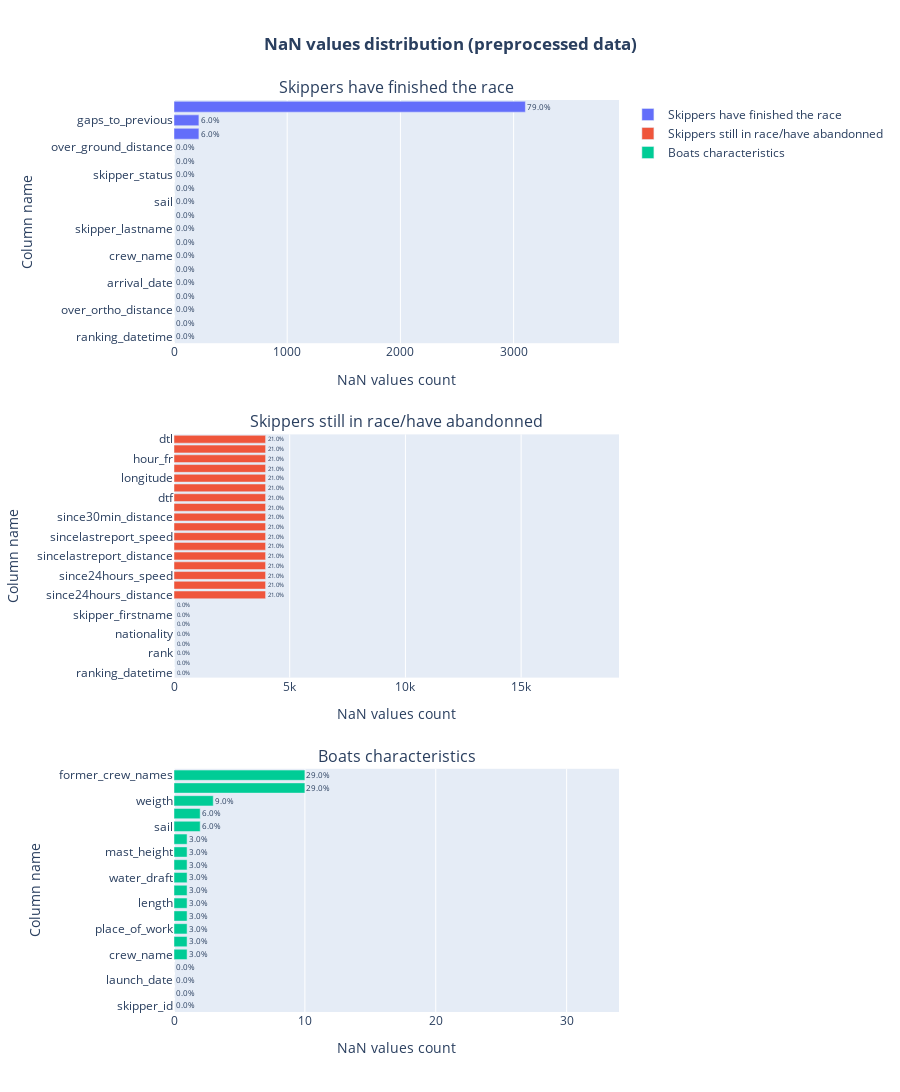

Notebook code for this chart:
### Markdown cell above
##### Une première analyse consiste à visualiser les données manquantes dans chaque dataframe

### Code cell
subtitles = ['Skippers have finished the race', 'Skippers still in race/have abandonned', 'Boats characteristics']
subplot_NaN_values(df_skippers_not_in_race, df_skippers_in_race, df_boats_characteristics, subtitles=subtitles, data_type='preprocessed')

### Figure 1 — Plotly figure (JSON) as saved in the notebook; plotly's stock layout.template omitted (floating-point values rounded to 4 significant figures)
{"data": [{"cliponaxis": false, "customdata": ["0.0%", "0.0%", "0.0%", "0.0%", "0.0%", "0.0%", "0.0%", "0.0%", "0.0%", "0.0%", "0.0%", "0.0%", "0.0%", "0.0%", "0.0%", "6.0%", "6.0%", "79.0%"], "hovertemplate": "<b>%{y}</b><br>Count: %{x}/3931<br>Percentage: %{customdata}", "name": "Skippers have finished the race", "orientation": "h", "text": ["0.0%", "0.0%", "0.0%", "0.0%", "0.0%", "0.0%", "0.0%", "0.0%", "0.0%", "0.0%", "0.0%", "0.0%", "0.0%", "0.0%", "0.0%", "6.0%", "6.0%", "79.0%"], "textangle": 0, "textfont": {"size": 20}, "textposition": "outside", "type": "bar", "x": [0, 0, 0, 0, 0, 0, 0, 0, 0, 0, 0, 0, 0, 0, 0, 220, 220, 3104], "xaxis": "x", "y": ["ranking_datetime", "play", "over_ortho_distance", "over_ortho_speed", "arrival_date", "over_ground_speed", "crew_name", "race_time", "skipper_lastname", "nationality", "sail", "rank", "skipper_status", "skipper_firstname", "over_ground_distance", "gaps_to_first", "gaps_to_previous", "race_time_gap"], "yaxis": "y"}, {"cliponaxis": false, "customdata": ["0.0%", "0.0%", "0.0%", "0.0%", "0.0%", "0.0%", "0.0%", "0.0%", "21.0%", "21.0%", "21.0%", "21.0%", "21.0%", "21.0%", "21.0%", "21.0%", "21.0%", "21.0%", "21.0%", "21.0%", "21.0%", "21.0%", "21.0%", "21.0%", "21.0%"], "hovertemplate": "<b>%{y}</b><br>Count: %{x}/19230<br>Percentage: %{customdata}", "name": "Skippers still in race/have abandonned", "orientation": "h", "text": ["0.0%", "0.0%", "0.0%", "0.0%", "0.0%", "0.0%", "0.0%", "0.0%", "21.0%", "21.0%", "21.0%", "21.0%", "21.0%", "21.0%", "21.0%", "21.0%", "21.0%", "21.0%", "21.0%", "21.0%", "21.0%", "21.0%", "21.0%", "21.0%", "21.0%"], "textangle": 0, "textfont": {"size": 20}, "textposition": "outside", "type": "bar", "x": [0, 0, 0, 0, 0, 0, 0, 0, 3958, 3958, 3958, 3958, 3958, 3958, 3958, 3958, 3958, 3958, 3958, 3958, 3958, 3958, 3958, 3958, 3958], "xaxis": "x2", "y": ["ranking_datetime", "skipper_status", "rank", "sail", "nationality", "skipper_lastname", "skipper_firstname", "crew_name", "since24hours_distance", "since24hours_vmg", "since24hours_speed", "since24hours_heading", "sincelastreport_distance", "sincelastreport_vmg", "sincelastreport_speed", "since30min_speed", "since30min_distance", "since30min_vmg", "dtf", "since30min_heading", "longitude", "latitude", "hour_fr", "sincelastreport_heading", "dtl"], "yaxis": "y2"}, {"cliponaxis": false, "customdata": ["0.0%", "0.0%", "0.0%", "0.0%", "3.0%", "3.0%", "3.0%", "3.0%", "3.0%", "3.0%", "3.0%", "3.0%", "3.0%", "3.0%", "6.0%", "6.0%", "9.0%", "29.0%", "29.0%"], "hovertemplate": "<b>%{y}</b><br>Count: %{x}/34<br>Percentage: %{customdata}", "name": "Boats characteristics", "orientation": "h", "text": ["0.0%", "0.0%", "0.0%", "0.0%", "3.0%", "3.0%", "3.0%", "3.0%", "3.0%", "3.0%", "3.0%", "3.0%", "3.0%", "3.0%", "6.0%", "6.0%", "9.0%", "29.0%", "29.0%"], "textangle": 0, "textfont": {"size": 20}, "textposition": "outside", "type": "bar", "x": [0, 0, 0, 0, 1, 1, 1, 1, 1, 1, 1, 1, 1, 1, 2, 2, 3, 10, 10], "xaxis": "x3", "y": ["skipper_id", "skipper_lastname", "launch_date", "skipper_firstname", "crew_name", "architect", "place_of_work", "upwind_sail_area", "length", "width", "water_draft", "drift_amount", "mast_height", "downwind_sail_area", "sail", "keel_sail", "weigth", "nationality", "former_crew_names"], "yaxis": "y3"}], "layout": {"annotations": [{"font": {"size": 16}, "showarrow": false, "text": "Skippers have finished the race", "x": 0.5, "xanchor": "center", "xref": "paper", "y": 1, "yanchor": "bottom", "yref": "paper"}, {"font": {"size": 16}, "showarrow": false, "text": "Skippers still in race/have abandonned", "x": 0.5, "xanchor": "center", "xref": "paper", "y": 0.6333, "yanchor": "bottom", "yref": "paper"}, {"font": {"size": 16}, "showarrow": false, "text": "Boats characteristics", "x": 0.5, "xanchor": "center", "xref": "paper", "y": 0.2667, "yanchor": "bottom", "yref": "paper"}], "height": 1500, "title": {"text": "<b>NaN values distribution (preprocessed data)</b>", "x": 0.5}, "xaxis": {"anchor": "y", "domain": [0, 1], "range": [0, 3931], "title": {"text": "NaN values count"}}, "xaxis2": {"anchor": "y2", "domain": [0, 1], "range": [0, 19230], "title": {"text": "NaN values count"}}, "xaxis3": {"anchor": "y3", "domain": [0, 1], "range": [0, 34], "title": {"text": "NaN values count"}}, "yaxis": {"anchor": "x", "domain": [0.7333, 1], "title": {"text": "Column name"}}, "yaxis2": {"anchor": "x2", "domain": [0.3667, 0.6333], "title": {"text": "Column name"}}, "yaxis3": {"anchor": "x3", "domain": [0, 0.2667], "title": {"text": "Column name"}}}}
